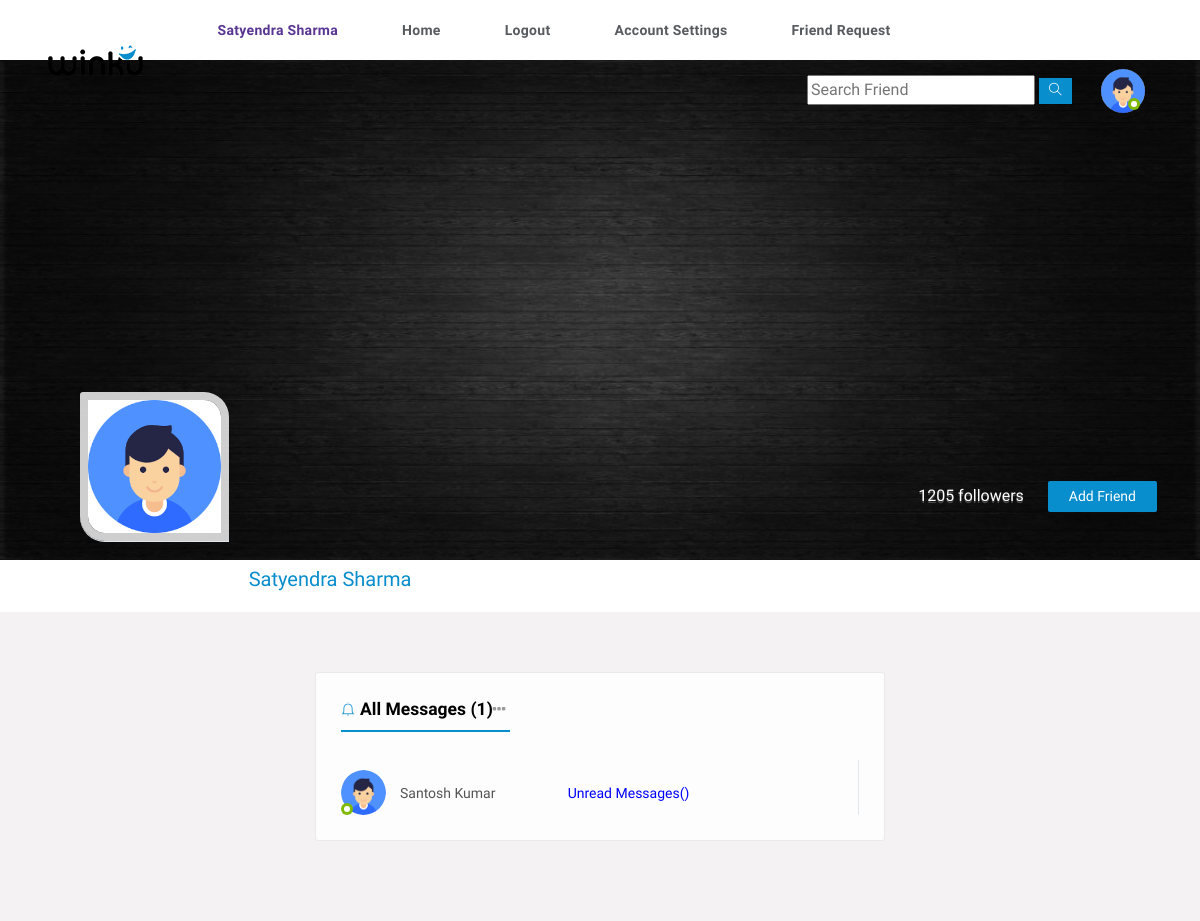
Page /inbox (signed in) on the committed database.
### users/models.py (models this page shows, shortened)
class Profile(models.Model):
    user = models.OneToOneField(User,on_delete=models.CASCADE)
    id = models.UUIDField(primary_key=True,default=uuid.uuid4,editable=False)
    friends =models.ManyToManyField(User,blank=True,null=True,related_name='friends')
    friend_request = models.ManyToManyField(User,blank=True,null=True,related_name='friend_request')
    email = models.CharField(blank=True,null=True,max_length=200)
    name = models.CharField(blank=True,null=True,max_length=200)
    bio = models.TextField(blank=True,null=True)
    mobile = models.CharField(blank=True,null=True,max_length=100)
    thumbimg = models.ImageField(upload_to='thumbnail',default='thumbnail/thumb.jpg')
    profilepic = models.ImageField(upload_to='profile_pic',default='profile_pic/user.png')
    city = models.CharField(blank=True,null=True,max_length=40)

class Message(models.Model):
    sender = models.ForeignKey(Profile,on_delete=models.SET_NULL,null=True)
    receiver = models.ForeignKey(Profile,on_delete=models.SET_NULL,related_name='msg',null=True)
    body = models.TextField()
    isread = models.BooleanField(default=False,null=True,)
    created_date = models.DateTimeField(default=datetime.now)
    id = models.UUIDField(primary_key=True,default=uuid.uuid4,editable=False)
    class Meta:
        ordering = ['-isread','-created_date']

### users/views.py (the view)
# urls.py: path('inbox',views.inbox,name='inbox'),
def inbox(request):
    user_info = request.user.profile
    inbox = user_info.msg.all()
    msgcount = inbox.filter(isread=False).count()
    context = {
        'inbox': inbox,
        'msgcount':msgcount,
        'user_info':user_info
    }
    return render(request,'inbox.html',context)

### users/templates/inbox.html (shortened to what this page needs)
{% include 'header.html'  %}
{% load static %}
<section>
    <div class="feature-photo">
        <figure><img src="{{user_info.thumbimg.url}}" style="height: 500px;" alt=""></figure>
        <div class="add-btn">
            <span>1205 followers</span>
            <a href="#" title="" data-ripple="">Add Friend</a>
        </div>
        <div class="container-fluid">
            <div class="row merged">
                <div class="col-lg-2 col-sm-3">
                    <div class="user-avatar">
                        <figure>
                            <img src="{{user_info.profilepic.url}}" alt="">
                        </figure>
                    </div>
                </div>
                <div class="col-lg-10 col-sm-9">
                    <div class="timeline-info">
                        <ul>
                            <li class="admin-name">
                              <h5>{{user_info.name}}</h5>
                            </li>
                        </ul>
                    </div>
                </div>
            </div>
        </div>
    </div>
</section>
<section>
    <div class="gap gray-bg">
        <div class="container-fluid">
            <div class="row">
                <div class="col-lg-12">
                    <div class="row" id="page-contents">
                        <div class="col-lg-3">
                        </div>
                        <div class="col-lg-6">
                            <div class="central-meta">
                                <div class="messages">
                                    <h5 class="f-title"><i class="ti-bell"></i>All Messages ({{msgcount}}) <span class="more-options"><i class="fa fa-ellipsis-h"></i></span></h5>
                                    <div class="message-box">
                                        <ul class="peoples" style="width: 100%;">
                                            {% for msg in inbox %}
                                            <li>
                                                <figure>
                                                    <img src="{{ msg.sender.profilepic.url }}" alt="">
                                                    <span class="status f-online"></span>
                                                </figure>
                                                <div class="people-name">
                                                    <span>{{msg.sender.name}}</span>
                                                    <span class="unread" style="color: blue; margin-left: 20%;">Unread messages({{msg.sender.all}})</span>
                                                </div>
                                            </li>
                                            {% endfor %}
                                        </ul>
                                    </div>
                                </div>
                            </div>
                        </div>
                        <div class="col-lg-3">
                        </div>
                    </div>
                </div>
            </div>
        </div>
    </div>
</section>

### users/templates/header.html (shortened to what this page needs)
<!DOCTYPE html>
{% load static %}
<html lang="en">
<head>
    <link rel="stylesheet" href="{% static 'css/main.min.css' %}">
    <link rel="stylesheet" href="{% static 'css/style.css' %}">
    <link rel="stylesheet" href="{% static 'css/color.css' %}">
    <link rel="stylesheet" href="{% static 'css/responsive.css' %}">
</head>
<body>
    {% if user.is_authenticated %}
    <div class="theme-layout">
        <div class="topbar stick">
            <div class="logo">
                <a title="" href=""><img src="images/logo.png" alt=""></a>
            </div>
            <div class="top-area">
                <ul class="main-menu">
                    <li >
                        <a href="{% url 'profile' user.profile.id %}" title="" style="color: #5a3693; font-weight: bold;">{{user.profile.name}}</a>
                    </li>
                    <li>
                        <a href="{% url 'home' %}" title="">Home</a>
                    </li>
                    <li>
                        <a href="{% url 'logout' %}" title="">Logout</a>
                    </li>
                    <li>
                        <a href="{% url 'edit_profile' %}" title="">account settings</a>
                    </li>
                    <li>
                        <a href="{% url 'request_list' %}" title="">Friend Request </a>
                    </li>
                </ul>
                <ul class="setting-area">
                    <li>
                        <div class="searched">
                            <form method="post" class="search">
                                <input type="text" placeholder="Search Friend">
                                <button type="button" data-ripple><i class="ti-search"></i></button>
                            </form>
                        </div>
                    </li>
                </ul>
                <div class="user-img">
                    <a href=""><img src="{{user.profile.profilepic.url}}" style="max-width: 44px; border-radius: 50%;;"  alt=""></a>
                    <span class="status f-online"></span>
                </div>
            </div>
        </div>
        {% endif %}

### static/css/color.css (style rules this page uses)
.product-carousel .owl-nav .owl-prev::before, .product-carousel .owl-nav .owl-next::before, .product-caro .owl-prev:hover:before, .product-caro .owl-next:hover:before, .log-reg-area form .forgot-pwd, .log-reg-area form .already-have, .log-reg-area > p a, .top-area > ul > li > a > span, .timeline-info > ul li a.active, .timeline-info > ul li a:hover, .dropdowns > a.more-mesg, .activity-meta > h6 a, .activity-meta > span a:hover, .friend-name > ins, .description > p a, .we-reply, .sidebar .widget li:hover > a, .sidebar .widget li:hover > i, .friend-meta > a, .user-setting > a:hover, .we-comet li a.showmore, .twiter-feed > li p a, .tutor-links > li i, .tutor-links > li:hover, .pepl-info > span, .page-meta > a, .frnds .nav-tabs .nav-item a.active, .f-title i, #work > div a, .basics > li i, .education > li i, .groups > span i, a.forgot-pwd, .friend-meta > h4 a:hover, .x_title > h2, .post-meta .detail > span, .add-btn > a:hover, .top-area > ul.main-menu > li > ul li a:hover, .dropdowns.active > a i, .user-setting > a i, .form-group input.form-file ~ .control-label, .form-group input.has-value ~ .control-label, .form-group input:focus ~ .control-label, .form-group input:valid ~ .control-label, .form-group select ~ .control-label, .form-group textarea.form-file ~ .control-label, .form-group textarea.has-value ~ .control-label, .form-group textarea:focus ~ .control-label, .form-group textarea:valid ~ .control-label, .flaged > h3, .invition .friend-meta a.invite:hover, .more-optns > ul li:hover, .post-title > h4 a:hover, .post-title .p-date a:hover, .l-post .l-post-meta > h4 a:hover, .read:hover, blockquote, .tags > a:hover, .comment-titles > span, .help-list > ul li a:hover i, .carrer-title > h2 > span, .carrer-title > span a, .open-position > h4 a:hover, .option-set.icon-style > li > a.selected, .category-box > i, .getquot-baner > a, .branches-box > ul li i, .help-topic-result > h2 a:hover, .product-name > h5 a:hover, .full-postmeta .shopnow, .prices.style2 ins span, .single-btn > li > a.active, .total-box > ul > li.final-total, .logout-meta > p a, .forum-list table tbody tr td i, .forum-list table tbody tr td a, .widget ul.recent-topics > li > i, .date-n-reply > a, .topic-data > span, .help-list > ul li a:hover, .employer-info h2, .job-detail > ul li i, .company-intro > a { color: #088dcd; }
#nprogress .bar, .timeline-info > ul li a::before, .add-btn > a, .activitiez > li::before, form button, .colla-apps > li a:hover, a.underline:before, .setting-row input:checked + label, .user-avatar:hover .edit-phto, .error-meta > a, .color-bg, .add-butn, .nav.nav-tabs.likes-btn > li a.active, a.dislike-btn, .drop > a:hover, .btn-view.btn-load-more:hover, .accordion .card h5 button[aria-expanded="true"], .chat-head, .f-page > figure em, .inbox-panel-head > ul > li > a, .nav-tabs--left .nav-link.active, .nav-tabs--left .nav-link.active:hover, footer .widget-title h4::before, #topcontrol, .sidebar .widget-title::before, .f-title::before, .g-post-classic > figure > i::after, .purify > a, .help-list > a:hover, .open-position::before, .info > a, .category-box:hover, .category-box.selected, a.main-btn, .section-heading::before, .getquot-baner, .more-branches > h4::before, .is-helpful > a, .cart-optionz > li > a:hover, .paginationz > li a:hover, .paginationz > li a.active, .shopping-cart, a.btn2:hover, .form-submit > input[type="submit"], button.submit-checkout, .delete-cart:hover, .proceed .button, .amount-area .update-cart, a.addnewforum, .apply-bttons > a { background: #088dcd; }

### static/css/responsive.css (style rules this page uses)
@media screen and (max-width: 1281px) and (min-width: 1024px) { .timeline-info { line-height: 51px; } }
@media screen and (max-width: 1281px) and (min-width: 1024px) { .timeline-info .admin-name > h5 { font-size: 20px; } }
@media screen and (max-width: 1281px) and (min-width: 1024px) { .user-avatar { width: 80.2% } }

### rows in the picture
Profile: thumbimg (picture), profilepic (placeholder picture), name "Satyendra Sharma"
Message: sender.profilepic (placeholder picture), sender.name "Santosh Kumar"

### other values in the picture
{{ user.profile.name }} "Satyendra Sharma"
{{ msgcount }} "1"
